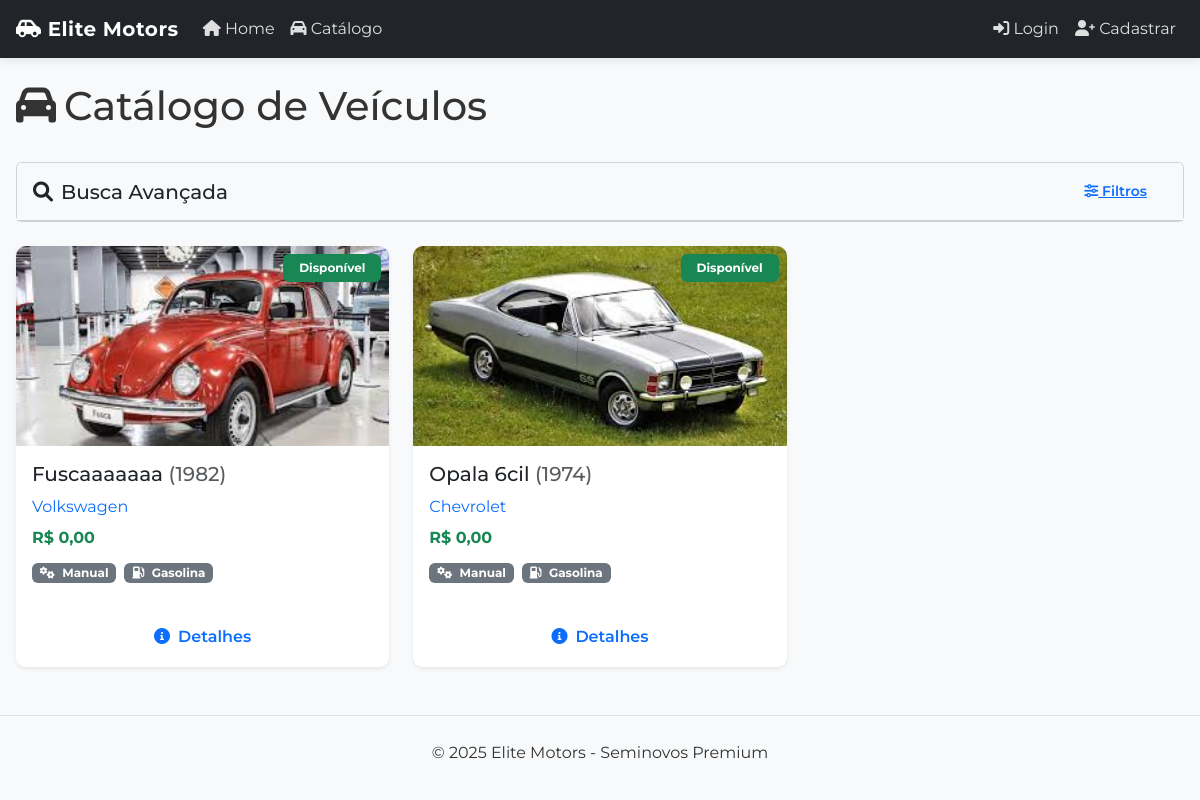
Screenshot of /public/index.php?url=carros with the database file from the repository.
### tables this page shows
CREATE TABLE `carros` (
  `id` int(11) NOT NULL,
  `modelo` varchar(100) NOT NULL,
  `ano` int(11) NOT NULL,
  `marca_id` int(11) DEFAULT NULL,
  `imagem` varchar(255) DEFAULT NULL,
  `preco` decimal(10,2) NOT NULL DEFAULT 0.00,
  `km` int(11) NOT NULL DEFAULT 0,
  `descricao` text NOT NULL DEFAULT '',
  `destaque` tinyint(1) DEFAULT 0,
  `cambio` varchar(50) DEFAULT 'Manual',
  `combustivel` varchar(50) DEFAULT 'Gasolina',
  `cor` varchar(50) NOT NULL DEFAULT '',
  `potencia` varchar(50) NOT NULL DEFAULT '',
  `created_at` timestamp NOT NULL DEFAULT current_timestamp(),
  `placa` varchar(10) DEFAULT NULL,
  `versao` varchar(100) DEFAULT NULL,
  `portas` int(1) DEFAULT NULL,
  `final_placa` int(1) DEFAULT NULL,
  `views` int(11) NOT NULL DEFAULT 0,
  `status` varchar(20) DEFAULT 'disponivel'
);

CREATE TABLE `marcas` (
  `id` int(11) NOT NULL,
  `nome` varchar(100) NOT NULL
);

### controllers/CarroController.php (called while the page is built, shortened)
<?php
require_once __DIR__ . '/../models/Carro.php';
class CarroController {
    private $carroModel;
    public function __construct() {
        $this->carroModel = new Carro();
    }
    public function index() {
        try {
            $carros = $this->carroModel->listar();
            include __DIR__ . '/../views/carros.php';
        } catch (Exception $e) {
            $erro = "Erro ao listar carros: " . $e->getMessage();
            include __DIR__ . '/../views/erro.php';
        }
    }
}
?>

### public/index.php (called while the page is built, shortened)
<?php
try {
    $dispatcher = new Dispatcher();
    $dispatcher->dispatch($_GET['url'] ?? '');
} catch (Exception $e) {
    error_log("Fatal error: " . $e->getMessage());
    echo "<h1>Ocorreu um erro</h1>";
    echo "<p>Desculpe, ocorreu um problema ao processar sua solicitação.</p>";
    if (getenv('ENVIRONMENT') !== 'production') {
        echo "<p>Erro: " . $e->getMessage() . "</p>";
    }
}
?>

### config/database.php (called while the page is built)
<?php
class Database {
    private static $pdo;
    public static function getConnection() {
        if (!self::$pdo) {
            try {
                self::$pdo = new PDO("mysql:host=localhost;dbname=carros_db", "root", "");
                self::$pdo->setAttribute(PDO::ATTR_ERRMODE, PDO::ERRMODE_EXCEPTION);
            } catch (PDOException $e) {
                die("Erro de conexão: " . $e->getMessage());
            }
        }
        return self::$pdo;
    }
}
?>

### models/Carro.php (called while the page is built, shortened)
<?php
require_once __DIR__ . '/../config/database.php';
class Carro {
    private $db;
    public function __construct() {
        $this->db = Database::getConnection();
    }
    private function verificarEstruturaBanco() {
        try {
            $this->db->exec("ALTER TABLE carros MODIFY km INT NOT NULL DEFAULT 0");
            $this->db->exec("ALTER TABLE carros MODIFY preco DECIMAL(10,2) NOT NULL DEFAULT 0.00");
            $this->db->exec("ALTER TABLE carros MODIFY cor VARCHAR(50) NOT NULL DEFAULT ''");
            $this->db->exec("ALTER TABLE carros MODIFY potencia VARCHAR(50) NOT NULL DEFAULT ''");
            $this->db->exec("ALTER TABLE carros MODIFY descricao TEXT NOT NULL DEFAULT ''");
            $this->db->exec("ALTER TABLE carros ADD COLUMN IF NOT EXISTS cambio VARCHAR(50) DEFAULT 'Manual'");
            $this->db->exec("ALTER TABLE carros ADD COLUMN IF NOT EXISTS combustivel VARCHAR(50) DEFAULT 'Gasolina'");
            $this->db->exec("ALTER TABLE carros ADD COLUMN IF NOT EXISTS destaque TINYINT(1) DEFAULT 0");
            $this->db->exec("ALTER TABLE carros ADD COLUMN IF NOT EXISTS placa VARCHAR(10) DEFAULT NULL");
            $this->db->exec("ALTER TABLE carros ADD COLUMN IF NOT EXISTS versao VARCHAR(100) DEFAULT NULL");
            $this->db->exec("ALTER TABLE carros ADD COLUMN IF NOT EXISTS portas INT(1) DEFAULT NULL");
            $this->db->exec("ALTER TABLE carros ADD COLUMN IF NOT EXISTS final_placa INT(1) DEFAULT NULL");
            $this->db->exec("ALTER TABLE carros ADD COLUMN IF NOT EXISTS views INT(11) NOT NULL DEFAULT 0");
            $this->db->exec("ALTER TABLE carros ADD COLUMN IF NOT EXISTS status VARCHAR(20) DEFAULT 'disponivel'");
        } catch (PDOException $e) {
            error_log('Erro ao verificar estrutura do banco: ' . $e->getMessage());
        }
    }
    public function listar() {
        try {
            $query = "SELECT c.*, m.nome as marca
                     FROM carros c
                     LEFT JOIN marcas m ON c.marca_id = m.id
                     ORDER BY c.id DESC";
            $stmt = $this->db->prepare($query);
            $stmt->execute();
            return $stmt->fetchAll(PDO::FETCH_ASSOC);
        } catch (PDOException $e) {
            throw new Exception("Erro ao listar carros: " . $e->getMessage());
        }
    }
}
?>

### views/carros.php (the view, shortened to what this page needs)
<?php include __DIR__ . '/header.php'; ?>
<div class="container py-4">
    <div class="d-flex justify-content-between align-items-center mb-4">
        <h1><i class="fas fa-car me-2"></i>Catálogo de Veículos</h1>
    </div>
    <div class="card mb-4">
        <div class="card-header bg-light">
            <div class="d-flex justify-content-between align-items-center">
                <h5 class="mb-0"><i class="fas fa-search me-2"></i>Busca Avançada</h5>
                <button class="btn btn-sm btn-link" type="button" data-bs-toggle="collapse" data-bs-target="#filtrosAvancados">
                    <i class="fas fa-sliders-h"></i> Filtros
                </button>
            </div>
        </div>
    </div>
    <?php if(empty($carros)): ?>
        <div class="alert alert-info">
            <i class="fas fa-info-circle me-2"></i> Nenhum carro cadastrado.
        </div>
    <?php else: ?>
        <div class="row row-cols-1 row-cols-md-2 row-cols-lg-3 g-4">
            <?php foreach ($carros as $carro): ?>
                <div class="col">
                    <div class="card h-100 car-card shadow-sm">
                        <div class="position-relative">
                            <?php if ($carro['imagem']): ?>
                                <img src="/mvc/public/<?php echo htmlspecialchars($carro['imagem']); ?>"
                                    class="card-img-top" alt="<?php echo htmlspecialchars($carro['modelo']); ?>"
                                    style="height: 200px; object-fit: cover;">
                            <?php endif; ?>
                            <?php
                            $statusClass = 'bg-success';
                            $statusText = 'Disponível';
                            ?>
                            <span class="position-absolute top-0 end-0 badge <?php echo $statusClass; ?> m-2 px-3 py-2">
                                <?php echo ucfirst(htmlspecialchars($statusText)); ?>
                            </span>
                        </div>
                        <div class="card-body">
                            <h5 class="card-title">
                                <?php echo htmlspecialchars($carro['modelo']); ?>
                                <span class="text-muted">(<?php echo htmlspecialchars($carro['ano']); ?>)</span>
                            </h5>
                            <p class="text-primary mb-2"><?php echo htmlspecialchars($carro['marca']); ?></p>
                            <?php if(!empty($carro['preco'])): ?>
                            <h6 class="fw-bold text-success mb-3">
                                R$ <?php echo number_format($carro['preco'], 2, ',', '.'); ?>
                            </h6>
                            <?php endif; ?>
                            <div class="d-flex flex-wrap gap-2 mb-3">
                                <?php if(!empty($carro['cambio'])): ?>
                                <span class="badge bg-secondary">
                                    <i class="fas fa-cogs me-1"></i>
                                    <?php echo htmlspecialchars($carro['cambio']); ?>
                                </span>
                                <?php endif; ?>
                                <?php if(!empty($carro['combustivel'])): ?>
                                <span class="badge bg-secondary">
                                    <i class="fas fa-gas-pump me-1"></i>
                                    <?php echo htmlspecialchars($carro['combustivel']); ?>
                                </span>
                                <?php endif; ?>
                            </div>
                        </div>
                        <div class="card-footer bg-white border-top-0 pt-0">
                            <div class="d-flex gap-2">
                                <a href="index.php?url=carro/detalhes&id=<?php echo $carro['id']; ?>"
                                   class="btn btn-outline-primary flex-grow-1">
                                    <i class="fas fa-info-circle me-2"></i>Detalhes
                                </a>
                            </div>
                        </div>
                    </div>
                </div>
            <?php endforeach; ?>
        </div>
    <?php endif; ?>
</div>
<?php include __DIR__ . '/footer.php'; ?>

### public/style.css (style rules this page uses)
:root { --primary: #007bff; --secondary: #6c757d; --success: #28a745; --danger: #dc3545; --warning: #ffc107; --info: #17a2b8; --light: #f8f9fa; --dark: #343a40; }
* { margin: 0; padding: 0; box-sizing: border-box; }
body { font-family: 'Montserrat', sans-serif; line-height: 1.6; color: #333; background-color: #f8f9fa; position: relative; min-height: 100vh; }
.container { max-width: 1280px; margin: 0 auto; padding: 0 1rem; }
.car-card { border-radius: 10px; overflow: hidden; box-shadow: 0 5px 15px rgba(0,0,0,0.1); transition: all 0.3s ease; border: none; }
.btn { padding: 10px 20px; border-radius: 5px; border: none; font-weight: 600; cursor: pointer; transition: all 0.2s; }
.page-header, .container, .row { position: relative; z-index: 1; }

### views/header.php (style rules this page uses)
body { padding-top: 0; min-height: 100vh; display: flex; flex-direction: column; }

### rows the page displays
carros: imagem (picture), statusText "Disponível", modelo "Fuscaaaaaaa", ano "1982", marca.nome "Volkswagen", preco "0,00", cambio "Manual", combustivel "Gasolina"
carros: imagem (picture), statusText "Disponível", modelo "Opala 6cil", ano "1974", marca.nome "Chevrolet", preco "0,00", cambio "Manual", combustivel "Gasolina"
